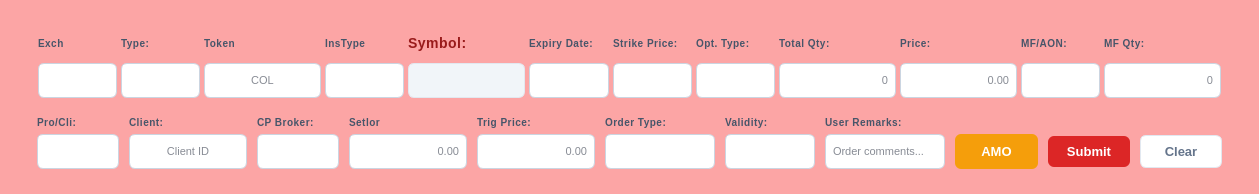
<?xml version="1.0" encoding="UTF-8"?>
<ui version="4.0">
 <class>SellWindowForm</class>
 <widget class="QWidget" name="SellWindowForm">
  <property name="geometry">
   <rect>
    <x>0</x>
    <y>0</y>
    <width>1259</width>
    <height>194</height>
   </rect>
  </property>
  <property name="sizePolicy">
   <sizepolicy hsizetype="Preferred" vsizetype="Preferred">
    <horstretch>0</horstretch>
    <verstretch>0</verstretch>
   </sizepolicy>
  </property>
  <property name="minimumSize">
   <size>
    <width>0</width>
    <height>0</height>
   </size>
  </property>
  <property name="maximumSize">
   <size>
    <width>16777215</width>
    <height>16777215</height>
   </size>
  </property>
  <property name="windowTitle">
   <string>Sell Order</string>
  </property>
  <property name="styleSheet">
   <string notr="true">QWidget#SellWindowForm {
    background-color: #fca5a5;
}

/* Header/Indicative bar at top */
QWidget#headerBar {
    background-color: #ef4444; /* Sell Red */
    border-top-left-radius: 4px;
    border-top-right-radius: 4px;
}

QLabel {
    color: #475569;
    font-size: 10px;
    font-weight: 700;
    text-transform: uppercase;
    letter-spacing: 0.5px;
    background-color: transparent;
}

QLabel#lblSymbol {
    color: #991b1b;
    font-size: 14px;
    font-weight: 700;
}

QLineEdit {
    background-color: #ffffff;
    color: #0f172a;
    border: 1px solid #cbd5e1;
    border-radius: 6px;
    padding: 2px 5px;
    font-size: 11px;
    font-weight: 400;
}

QLineEdit:focus {
    border: 2px solid #ef4444;
    background-color: #ffffff;
}

QLineEdit:hover {
    border: 1px solid #94a3b8;
}

QLineEdit:read-only {
    background-color: #f1f5f9;
    color: #64748b;
    border: 1px solid #e2e8f0;
}

QComboBox {
    background-color: #ffffff;
    color: #0f172a;
    border: 1px solid #cbd5e1;
    border-radius: 6px;
    padding: 2px 5px;
    font-size: 10px;
    font-weight: 500;
}

QComboBox:hover {
    border: 1px solid #ef4444;
}

QComboBox:focus {
    border: 2px solid #ef4444;
}

QComboBox::drop-down {
    border: none;
    width: 24px;
}

QComboBox::down-arrow {
    image: none;
    border-left: 5px solid transparent;
    border-right: 5px solid transparent;
    border-top: 6px solid #64748b;
    margin-right: 8px;
}

QComboBox QAbstractItemView {
    background-color: #ffffff;
    color: #0f172a;
    selection-background-color: #ef4444;
    selection-color: #ffffff;
    border: 1px solid #e2e8f0;
    outline: none;
}

QPushButton {
    border-radius: 6px;
    font-size: 13px;
    font-weight: 700;
    padding: 8px 16px;
    text-transform: uppercase;
}

QPushButton#pbSubmit {
    background-color: #dc2626; /* Sell Red */
    color: #ffffff;
    border: none;
}

QPushButton#pbSubmit:hover {
    background-color: #b91c1c;
}

QPushButton#pbSubmit:focus {
    background-color: #991b1b; /* Dark Red on Focus */
    border: 2px solid #7f1d1d;
}

QPushButton#pbSubmit:pressed {
    background-color: #991b1b;
}

QPushButton#pbClear {
    background-color: #ffffff;
    color: #64748b;
    border: 1px solid #e2e8f0;
}

QPushButton#pbClear:hover {
    background-color: #f8fafc;
    border: 1px solid #cbd5e1;
}

QPushButton#pbAMO {
    background-color: #f59e0b; /* Amber */
    color: #ffffff;
    border: none;
}

QPushButton#pbAMO:hover {
    background-color: #d97706;
}

/* Sections */
QWidget#verticalWidget, QWidget#verticalWidget_2 {
    background-color: transparent;
}
</string>
  </property>
  <layout class="QVBoxLayout" name="verticalLayout">
   <item>
    <widget class="QWidget" name="verticalWidget" native="true">
     <property name="minimumSize">
      <size>
       <width>1000</width>
       <height>75</height>
      </size>
     </property>
     <property name="maximumSize">
      <size>
       <width>16777215</width>
       <height>75</height>
      </size>
     </property>
     <layout class="QVBoxLayout" name="verticalLayout_5">
      <property name="spacing">
       <number>1</number>
      </property>
      <property name="sizeConstraint">
       <enum>QLayout::SetMinimumSize</enum>
      </property>
      <property name="leftMargin">
       <number>25</number>
      </property>
      <property name="topMargin">
       <number>8</number>
      </property>
      <property name="rightMargin">
       <number>25</number>
      </property>
      <property name="bottomMargin">
       <number>8</number>
      </property>
      <item>
       <widget class="QWidget" name="widget" native="true">
        <property name="minimumSize">
         <size>
          <width>0</width>
          <height>0</height>
         </size>
        </property>
        <layout class="QGridLayout" name="gridLayout_4">
         <property name="leftMargin">
          <number>2</number>
         </property>
         <property name="topMargin">
          <number>2</number>
         </property>
         <property name="rightMargin">
          <number>2</number>
         </property>
         <property name="bottomMargin">
          <number>2</number>
         </property>
         <property name="horizontalSpacing">
          <number>4</number>
         </property>
         <property name="verticalSpacing">
          <number>5</number>
         </property>
         <item row="1" column="1">
          <widget class="QComboBox" name="cbOrdType">
           <property name="sizePolicy">
            <sizepolicy hsizetype="Preferred" vsizetype="Fixed">
             <horstretch>0</horstretch>
             <verstretch>0</verstretch>
            </sizepolicy>
           </property>
           <property name="minimumSize">
            <size>
             <width>50</width>
             <height>35</height>
            </size>
           </property>
          </widget>
         </item>
         <item row="0" column="7">
          <widget class="QLabel" name="label_5">
           <property name="minimumSize">
            <size>
             <width>0</width>
             <height>30</height>
            </size>
           </property>
           <property name="text">
            <string>Expiry Date:</string>
           </property>
           <property name="alignment">
            <set>Qt::AlignLeading|Qt::AlignLeft|Qt::AlignVCenter</set>
           </property>
          </widget>
         </item>
         <item row="0" column="11">
          <widget class="QLabel" name="label_7">
           <property name="minimumSize">
            <size>
             <width>0</width>
             <height>30</height>
            </size>
           </property>
           <property name="text">
            <string>Total Qty:</string>
           </property>
           <property name="alignment">
            <set>Qt::AlignLeading|Qt::AlignLeft|Qt::AlignVCenter</set>
           </property>
          </widget>
         </item>
         <item row="0" column="12">
          <widget class="QLabel" name="label_8">
           <property name="minimumSize">
            <size>
             <width>0</width>
             <height>30</height>
            </size>
           </property>
           <property name="text">
            <string>Price:</string>
           </property>
           <property name="alignment">
            <set>Qt::AlignLeading|Qt::AlignLeft|Qt::AlignVCenter</set>
           </property>
          </widget>
         </item>
         <item row="1" column="12">
          <widget class="QLineEdit" name="leRate">
           <property name="sizePolicy">
            <sizepolicy hsizetype="Preferred" vsizetype="Preferred">
             <horstretch>0</horstretch>
             <verstretch>0</verstretch>
            </sizepolicy>
           </property>
           <property name="minimumSize">
            <size>
             <width>60</width>
             <height>35</height>
            </size>
           </property>
           <property name="alignment">
            <set>Qt::AlignRight|Qt::AlignTrailing|Qt::AlignVCenter</set>
           </property>
           <property name="placeholderText">
            <string>0.00</string>
           </property>
          </widget>
         </item>
         <item row="0" column="2">
          <widget class="QLabel" name="label_token">
           <property name="minimumSize">
            <size>
             <width>0</width>
             <height>30</height>
            </size>
           </property>
           <property name="text">
            <string>Token</string>
           </property>
           <property name="alignment">
            <set>Qt::AlignLeading|Qt::AlignLeft|Qt::AlignVCenter</set>
           </property>
          </widget>
         </item>
         <item row="0" column="1">
          <widget class="QLabel" name="lblType">
           <property name="minimumSize">
            <size>
             <width>60</width>
             <height>30</height>
            </size>
           </property>
           <property name="text">
            <string>Type:</string>
           </property>
           <property name="alignment">
            <set>Qt::AlignLeading|Qt::AlignLeft|Qt::AlignVCenter</set>
           </property>
          </widget>
         </item>
         <item row="0" column="0">
          <widget class="QLabel" name="label">
           <property name="minimumSize">
            <size>
             <width>0</width>
             <height>30</height>
            </size>
           </property>
           <property name="text">
            <string>Exch</string>
           </property>
          </widget>
         </item>
         <item row="0" column="10">
          <widget class="QLabel" name="label_13">
           <property name="minimumSize">
            <size>
             <width>0</width>
             <height>30</height>
            </size>
           </property>
           <property name="text">
            <string>Opt. Type:</string>
           </property>
           <property name="alignment">
            <set>Qt::AlignLeading|Qt::AlignLeft|Qt::AlignVCenter</set>
           </property>
          </widget>
         </item>
         <item row="1" column="2">
          <widget class="QLineEdit" name="leToken">
           <property name="sizePolicy">
            <sizepolicy hsizetype="Preferred" vsizetype="Fixed">
             <horstretch>0</horstretch>
             <verstretch>0</verstretch>
            </sizepolicy>
           </property>
           <property name="minimumSize">
            <size>
             <width>60</width>
             <height>35</height>
            </size>
           </property>
           <property name="alignment">
            <set>Qt::AlignCenter</set>
           </property>
           <property name="placeholderText">
            <string>COL</string>
           </property>
          </widget>
         </item>
         <item row="0" column="16">
          <widget class="QLabel" name="label_17">
           <property name="minimumSize">
            <size>
             <width>0</width>
             <height>30</height>
            </size>
           </property>
           <property name="text">
            <string>MF Qty:</string>
           </property>
           <property name="alignment">
            <set>Qt::AlignLeading|Qt::AlignLeft|Qt::AlignVCenter</set>
           </property>
          </widget>
         </item>
         <item row="0" column="4">
          <widget class="QLabel" name="lblSymbol">
           <property name="minimumSize">
            <size>
             <width>0</width>
             <height>30</height>
            </size>
           </property>
           <property name="text">
            <string>Symbol:</string>
           </property>
           <property name="alignment">
            <set>Qt::AlignLeading|Qt::AlignLeft|Qt::AlignVCenter</set>
           </property>
          </widget>
         </item>
         <item row="1" column="4">
          <widget class="QLineEdit" name="leSymbol">
           <property name="sizePolicy">
            <sizepolicy hsizetype="Preferred" vsizetype="Preferred">
             <horstretch>0</horstretch>
             <verstretch>0</verstretch>
            </sizepolicy>
           </property>
           <property name="minimumSize">
            <size>
             <width>100</width>
             <height>35</height>
            </size>
           </property>
           <property name="readOnly">
            <bool>true</bool>
           </property>
          </widget>
         </item>
         <item row="0" column="9">
          <widget class="QLabel" name="label_6">
           <property name="minimumSize">
            <size>
             <width>0</width>
             <height>30</height>
            </size>
           </property>
           <property name="text">
            <string>Strike Price:</string>
           </property>
           <property name="alignment">
            <set>Qt::AlignLeading|Qt::AlignLeft|Qt::AlignVCenter</set>
           </property>
          </widget>
         </item>
         <item row="1" column="15">
          <widget class="QComboBox" name="cbMFAON">
           <property name="sizePolicy">
            <sizepolicy hsizetype="Preferred" vsizetype="Preferred">
             <horstretch>0</horstretch>
             <verstretch>0</verstretch>
            </sizepolicy>
           </property>
           <property name="minimumSize">
            <size>
             <width>50</width>
             <height>35</height>
            </size>
           </property>
          </widget>
         </item>
         <item row="1" column="3">
          <widget class="QComboBox" name="cbInstrName">
           <property name="sizePolicy">
            <sizepolicy hsizetype="Preferred" vsizetype="Preferred">
             <horstretch>0</horstretch>
             <verstretch>0</verstretch>
            </sizepolicy>
           </property>
           <property name="minimumSize">
            <size>
             <width>70</width>
             <height>35</height>
            </size>
           </property>
          </widget>
         </item>
         <item row="0" column="3">
          <widget class="QLabel" name="label_12">
           <property name="minimumSize">
            <size>
             <width>0</width>
             <height>30</height>
            </size>
           </property>
           <property name="text">
            <string>InsType</string>
           </property>
           <property name="alignment">
            <set>Qt::AlignLeading|Qt::AlignLeft|Qt::AlignVCenter</set>
           </property>
          </widget>
         </item>
         <item row="0" column="15">
          <widget class="QLabel" name="label_16">
           <property name="minimumSize">
            <size>
             <width>0</width>
             <height>30</height>
            </size>
           </property>
           <property name="text">
            <string>MF/AON:</string>
           </property>
           <property name="alignment">
            <set>Qt::AlignLeading|Qt::AlignLeft|Qt::AlignVCenter</set>
           </property>
          </widget>
         </item>
         <item row="1" column="10">
          <widget class="QComboBox" name="cbOptType">
           <property name="sizePolicy">
            <sizepolicy hsizetype="Preferred" vsizetype="Preferred">
             <horstretch>0</horstretch>
             <verstretch>0</verstretch>
            </sizepolicy>
           </property>
           <property name="minimumSize">
            <size>
             <width>50</width>
             <height>35</height>
            </size>
           </property>
          </widget>
         </item>
         <item row="1" column="7">
          <widget class="QComboBox" name="cbExp">
           <property name="sizePolicy">
            <sizepolicy hsizetype="Preferred" vsizetype="Preferred">
             <horstretch>0</horstretch>
             <verstretch>0</verstretch>
            </sizepolicy>
           </property>
           <property name="minimumSize">
            <size>
             <width>80</width>
             <height>35</height>
            </size>
           </property>
          </widget>
         </item>
         <item row="1" column="16">
          <widget class="QLineEdit" name="leMEQty">
           <property name="sizePolicy">
            <sizepolicy hsizetype="Preferred" vsizetype="Preferred">
             <horstretch>0</horstretch>
             <verstretch>0</verstretch>
            </sizepolicy>
           </property>
           <property name="minimumSize">
            <size>
             <width>50</width>
             <height>35</height>
            </size>
           </property>
           <property name="alignment">
            <set>Qt::AlignRight|Qt::AlignTrailing|Qt::AlignVCenter</set>
           </property>
           <property name="placeholderText">
            <string>0</string>
           </property>
          </widget>
         </item>
         <item row="1" column="0">
          <widget class="QComboBox" name="cbEx">
           <property name="minimumSize">
            <size>
             <width>50</width>
             <height>35</height>
            </size>
           </property>
          </widget>
         </item>
         <item row="1" column="11">
          <widget class="QLineEdit" name="leQty">
           <property name="sizePolicy">
            <sizepolicy hsizetype="Preferred" vsizetype="Preferred">
             <horstretch>0</horstretch>
             <verstretch>0</verstretch>
            </sizepolicy>
           </property>
           <property name="minimumSize">
            <size>
             <width>60</width>
             <height>35</height>
            </size>
           </property>
           <property name="alignment">
            <set>Qt::AlignRight|Qt::AlignTrailing|Qt::AlignVCenter</set>
           </property>
           <property name="placeholderText">
            <string>0</string>
           </property>
          </widget>
         </item>
         <item row="1" column="9">
          <widget class="QComboBox" name="cbStrike">
           <property name="sizePolicy">
            <sizepolicy hsizetype="Preferred" vsizetype="Preferred">
             <horstretch>0</horstretch>
             <verstretch>0</verstretch>
            </sizepolicy>
           </property>
           <property name="minimumSize">
            <size>
             <width>60</width>
             <height>35</height>
            </size>
           </property>
          </widget>
         </item>
        </layout>
       </widget>
      </item>
     </layout>
    </widget>
   </item>
   <item>
    <widget class="QWidget" name="verticalWidget_2" native="true">
     <property name="minimumSize">
      <size>
       <width>1000</width>
       <height>75</height>
      </size>
     </property>
     <property name="maximumSize">
      <size>
       <width>16777215</width>
       <height>75</height>
      </size>
     </property>
     <layout class="QVBoxLayout" name="verticalLayout_6">
      <property name="leftMargin">
       <number>25</number>
      </property>
      <property name="topMargin">
       <number>8</number>
      </property>
      <property name="rightMargin">
       <number>25</number>
      </property>
      <property name="bottomMargin">
       <number>8</number>
      </property>
      <item>
       <widget class="QWidget" name="widget_2" native="true">
        <layout class="QGridLayout" name="gridLayout_5">
         <property name="leftMargin">
          <number>1</number>
         </property>
         <property name="topMargin">
          <number>1</number>
         </property>
         <property name="rightMargin">
          <number>1</number>
         </property>
         <property name="bottomMargin">
          <number>1</number>
         </property>
         <property name="horizontalSpacing">
          <number>10</number>
         </property>
         <property name="verticalSpacing">
          <number>5</number>
         </property>
         <item row="1" column="1">
          <widget class="QLineEdit" name="leClient">
           <property name="sizePolicy">
            <sizepolicy hsizetype="Preferred" vsizetype="Preferred">
             <horstretch>0</horstretch>
             <verstretch>0</verstretch>
            </sizepolicy>
           </property>
           <property name="minimumSize">
            <size>
             <width>100</width>
             <height>35</height>
            </size>
           </property>
           <property name="alignment">
            <set>Qt::AlignCenter</set>
           </property>
           <property name="placeholderText">
            <string>Client ID</string>
           </property>
          </widget>
         </item>
         <item row="1" column="9">
          <widget class="QLineEdit" name="leRemarks">
           <property name="sizePolicy">
            <sizepolicy hsizetype="Preferred" vsizetype="Preferred">
             <horstretch>0</horstretch>
             <verstretch>0</verstretch>
            </sizepolicy>
           </property>
           <property name="minimumSize">
            <size>
             <width>120</width>
             <height>35</height>
            </size>
           </property>
           <property name="placeholderText">
            <string>Order comments...</string>
           </property>
          </widget>
         </item>
         <item row="1" column="5">
          <widget class="QLineEdit" name="leTrigPrice">
           <property name="sizePolicy">
            <sizepolicy hsizetype="Preferred" vsizetype="Preferred">
             <horstretch>0</horstretch>
             <verstretch>0</verstretch>
            </sizepolicy>
           </property>
           <property name="minimumSize">
            <size>
             <width>90</width>
             <height>35</height>
            </size>
           </property>
           <property name="alignment">
            <set>Qt::AlignRight|Qt::AlignTrailing|Qt::AlignVCenter</set>
           </property>
           <property name="placeholderText">
            <string>0.00</string>
           </property>
          </widget>
         </item>
         <item row="1" column="8">
          <widget class="QComboBox" name="cbValidity">
           <property name="sizePolicy">
            <sizepolicy hsizetype="Preferred" vsizetype="Preferred">
             <horstretch>0</horstretch>
             <verstretch>0</verstretch>
            </sizepolicy>
           </property>
           <property name="minimumSize">
            <size>
             <width>90</width>
             <height>35</height>
            </size>
           </property>
          </widget>
         </item>
         <item row="1" column="0">
          <widget class="QComboBox" name="cbProCli">
           <property name="sizePolicy">
            <sizepolicy hsizetype="Preferred" vsizetype="Preferred">
             <horstretch>0</horstretch>
             <verstretch>0</verstretch>
            </sizepolicy>
           </property>
           <property name="minimumSize">
            <size>
             <width>70</width>
             <height>35</height>
            </size>
           </property>
          </widget>
         </item>
         <item row="1" column="10">
          <widget class="QPushButton" name="pbAMO">
           <property name="minimumSize">
            <size>
             <width>60</width>
             <height>35</height>
            </size>
           </property>
           <property name="cursor">
            <cursorShape>PointingHandCursor</cursorShape>
           </property>
           <property name="text">
            <string>AMO</string>
           </property>
          </widget>
         </item>
         <item row="0" column="7">
          <widget class="QLabel" name="label_ordertype">
           <property name="minimumSize">
            <size>
             <width>0</width>
             <height>0</height>
            </size>
           </property>
           <property name="text">
            <string>Order Type:</string>
           </property>
           <property name="alignment">
            <set>Qt::AlignLeading|Qt::AlignLeft|Qt::AlignVCenter</set>
           </property>
          </widget>
         </item>
         <item row="1" column="2">
          <widget class="QComboBox" name="cbCPBroker">
           <property name="sizePolicy">
            <sizepolicy hsizetype="Preferred" vsizetype="Preferred">
             <horstretch>0</horstretch>
             <verstretch>0</verstretch>
            </sizepolicy>
           </property>
           <property name="minimumSize">
            <size>
             <width>80</width>
             <height>0</height>
            </size>
           </property>
          </widget>
         </item>
         <item row="0" column="1">
          <widget class="QLabel" name="label_client">
           <property name="minimumSize">
            <size>
             <width>0</width>
             <height>0</height>
            </size>
           </property>
           <property name="text">
            <string>Client:</string>
           </property>
           <property name="alignment">
            <set>Qt::AlignLeading|Qt::AlignLeft|Qt::AlignVCenter</set>
           </property>
          </widget>
         </item>
         <item row="0" column="2">
          <widget class="QLabel" name="label_cpbroker">
           <property name="minimumSize">
            <size>
             <width>0</width>
             <height>0</height>
            </size>
           </property>
           <property name="text">
            <string>CP Broker:</string>
           </property>
           <property name="alignment">
            <set>Qt::AlignLeading|Qt::AlignLeft|Qt::AlignVCenter</set>
           </property>
          </widget>
         </item>
         <item row="0" column="9">
          <widget class="QLabel" name="label_18">
           <property name="minimumSize">
            <size>
             <width>0</width>
             <height>0</height>
            </size>
           </property>
           <property name="text">
            <string>User Remarks:</string>
           </property>
           <property name="alignment">
            <set>Qt::AlignLeading|Qt::AlignLeft|Qt::AlignVCenter</set>
           </property>
          </widget>
         </item>
         <item row="0" column="3">
          <widget class="QLabel" name="label_14">
           <property name="minimumSize">
            <size>
             <width>0</width>
             <height>0</height>
            </size>
           </property>
           <property name="text">
            <string>Setlor</string>
           </property>
           <property name="alignment">
            <set>Qt::AlignLeading|Qt::AlignLeft|Qt::AlignVCenter</set>
           </property>
          </widget>
         </item>
         <item row="0" column="5">
          <widget class="QLabel" name="label_trigprice">
           <property name="minimumSize">
            <size>
             <width>0</width>
             <height>0</height>
            </size>
           </property>
           <property name="text">
            <string>Trig Price:</string>
           </property>
           <property name="alignment">
            <set>Qt::AlignLeading|Qt::AlignLeft|Qt::AlignVCenter</set>
           </property>
          </widget>
         </item>
         <item row="1" column="7">
          <widget class="QComboBox" name="cbProduct">
           <property name="sizePolicy">
            <sizepolicy hsizetype="Preferred" vsizetype="Preferred">
             <horstretch>0</horstretch>
             <verstretch>0</verstretch>
            </sizepolicy>
           </property>
           <property name="minimumSize">
            <size>
             <width>110</width>
             <height>0</height>
            </size>
           </property>
          </widget>
         </item>
         <item row="1" column="3">
          <widget class="QLineEdit" name="leSetflor">
           <property name="sizePolicy">
            <sizepolicy hsizetype="Preferred" vsizetype="Preferred">
             <horstretch>0</horstretch>
             <verstretch>0</verstretch>
            </sizepolicy>
           </property>
           <property name="minimumSize">
            <size>
             <width>90</width>
             <height>0</height>
            </size>
           </property>
           <property name="alignment">
            <set>Qt::AlignRight|Qt::AlignTrailing|Qt::AlignVCenter</set>
           </property>
           <property name="placeholderText">
            <string>0.00</string>
           </property>
          </widget>
         </item>
         <item row="0" column="8">
          <widget class="QLabel" name="label_11">
           <property name="minimumSize">
            <size>
             <width>0</width>
             <height>0</height>
            </size>
           </property>
           <property name="text">
            <string>Validity:</string>
           </property>
           <property name="alignment">
            <set>Qt::AlignLeading|Qt::AlignLeft|Qt::AlignVCenter</set>
           </property>
          </widget>
         </item>
         <item row="1" column="11">
          <widget class="QPushButton" name="pbSubmit">
           <property name="minimumSize">
            <size>
             <width>80</width>
             <height>0</height>
            </size>
           </property>
           <property name="cursor">
            <cursorShape>PointingHandCursor</cursorShape>
           </property>
           <property name="text">
            <string>Submit</string>
           </property>
          </widget>
         </item>
         <item row="1" column="12">
          <widget class="QPushButton" name="pbClear">
           <property name="minimumSize">
            <size>
             <width>70</width>
             <height>0</height>
            </size>
           </property>
           <property name="cursor">
            <cursorShape>PointingHandCursor</cursorShape>
           </property>
           <property name="text">
            <string>Clear</string>
           </property>
          </widget>
         </item>
         <item row="0" column="0">
          <widget class="QLabel" name="label_procli">
           <property name="minimumSize">
            <size>
             <width>0</width>
             <height>0</height>
            </size>
           </property>
           <property name="text">
            <string>Pro/Cli:</string>
           </property>
           <property name="alignment">
            <set>Qt::AlignLeading|Qt::AlignLeft|Qt::AlignVCenter</set>
           </property>
          </widget>
         </item>
        </layout>
       </widget>
      </item>
      <item>
       <spacer name="verticalSpacer">
        <property name="orientation">
         <enum>Qt::Vertical</enum>
        </property>
        <property name="sizeHint" stdset="0">
         <size>
          <width>20</width>
          <height>40</height>
         </size>
        </property>
       </spacer>
      </item>
     </layout>
    </widget>
   </item>
   <item>
    <spacer name="verticalSpacer_2">
     <property name="orientation">
      <enum>Qt::Vertical</enum>
     </property>
     <property name="sizeHint" stdset="0">
      <size>
       <width>20</width>
       <height>40</height>
      </size>
     </property>
    </spacer>
   </item>
  </layout>
 </widget>
 <tabstops>
  <tabstop>cbOrdType</tabstop>
  <tabstop>leToken</tabstop>
  <tabstop>cbExp</tabstop>
  <tabstop>cbStrike</tabstop>
  <tabstop>cbOptType</tabstop>
  <tabstop>leQty</tabstop>
  <tabstop>leRate</tabstop>
  <tabstop>cbMFAON</tabstop>
  <tabstop>leMEQty</tabstop>
  <tabstop>leClient</tabstop>
  <tabstop>leSetflor</tabstop>
  <tabstop>leTrigPrice</tabstop>
  <tabstop>cbProduct</tabstop>
  <tabstop>cbValidity</tabstop>
  <tabstop>leRemarks</tabstop>
 </tabstops>
 <resources/>
 <connections/>
</ui>
